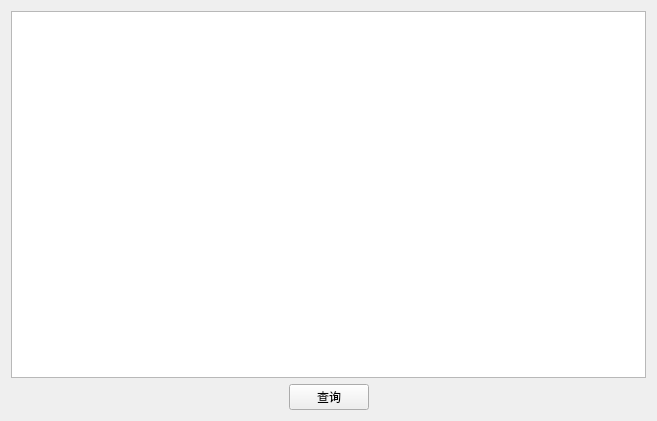
<?xml version="1.0" encoding="UTF-8"?>
<ui version="4.0">
 <class>Widget</class>
 <widget class="QWidget" name="Widget">
  <property name="geometry">
   <rect>
    <x>0</x>
    <y>0</y>
    <width>657</width>
    <height>421</height>
   </rect>
  </property>
  <property name="windowTitle">
   <string>Widget</string>
  </property>
  <layout class="QGridLayout" name="gridLayout">
   <item row="0" column="0">
    <widget class="QTableView" name="tableView"/>
   </item>
   <item row="1" column="0">
    <layout class="QHBoxLayout" name="horizontalLayout">
     <item>
      <spacer name="horizontalSpacer">
       <property name="orientation">
        <enum>Qt::Horizontal</enum>
       </property>
       <property name="sizeHint" stdset="0">
        <size>
         <width>40</width>
         <height>20</height>
        </size>
       </property>
      </spacer>
     </item>
     <item>
      <widget class="QPushButton" name="pushButton">
       <property name="text">
        <string>查询</string>
       </property>
      </widget>
     </item>
     <item>
      <spacer name="horizontalSpacer_2">
       <property name="orientation">
        <enum>Qt::Horizontal</enum>
       </property>
       <property name="sizeHint" stdset="0">
        <size>
         <width>40</width>
         <height>20</height>
        </size>
       </property>
      </spacer>
     </item>
    </layout>
   </item>
  </layout>
 </widget>
 <resources/>
 <connections/>
</ui>
